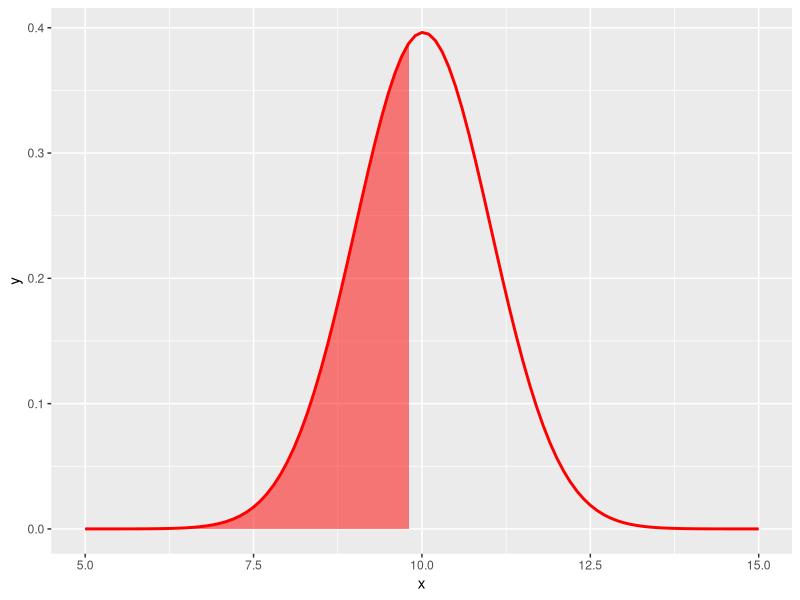

This figure's R source:
library(ggplot2)
library(ggpubr)
library(pwr)

# Se fijan los valores conocidos
mu <- 10
sigma <- 1

# Se calucla el error estandar
se <- sigma/sqrt(100)

set.seed(1000)
datos <- rnorm(100, mu, sigma)

pnorm(c(9.82, 10.25), mean(datos), sd(datos))

# Se grafica la distribucion de la muestra
x <- seq(5, 15, 0.01)
y <- dnorm(x, mean(datos), sd(datos))
g <- ggplot(data = data.frame(x, y), aes(x = x))

g <- g + stat_function(fun = dnorm,
                       args = list(mean = mean(datos), sd = sd(datos)),
                       color = "red",
                       linewidth = 1)

q_critico_inferior <- 9.82
q_critico_superior <- 10.25

g <- g + geom_area(data = subset(data.frame(x, y), x < q_critico_inferior),
                   aes(y = y),
                   color = "red",
                   fill = "red",
                   alpha = 0.5)

print(g)
